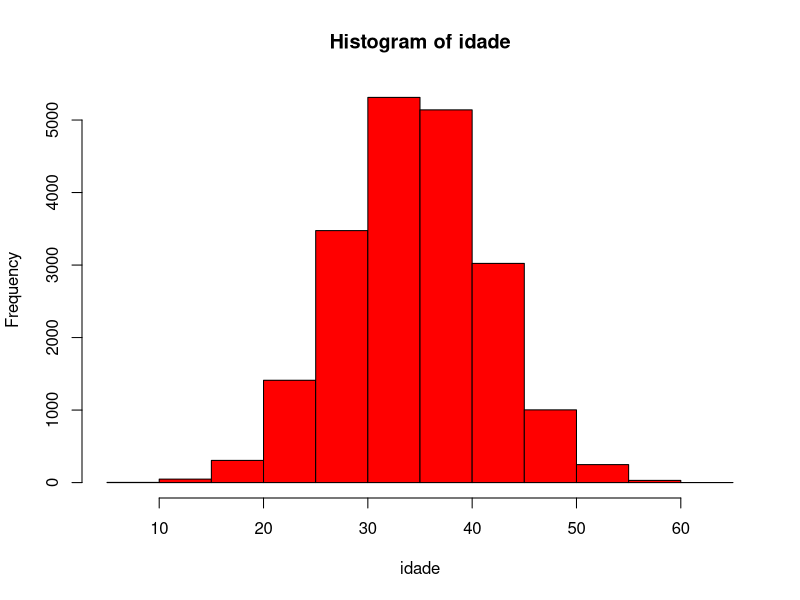
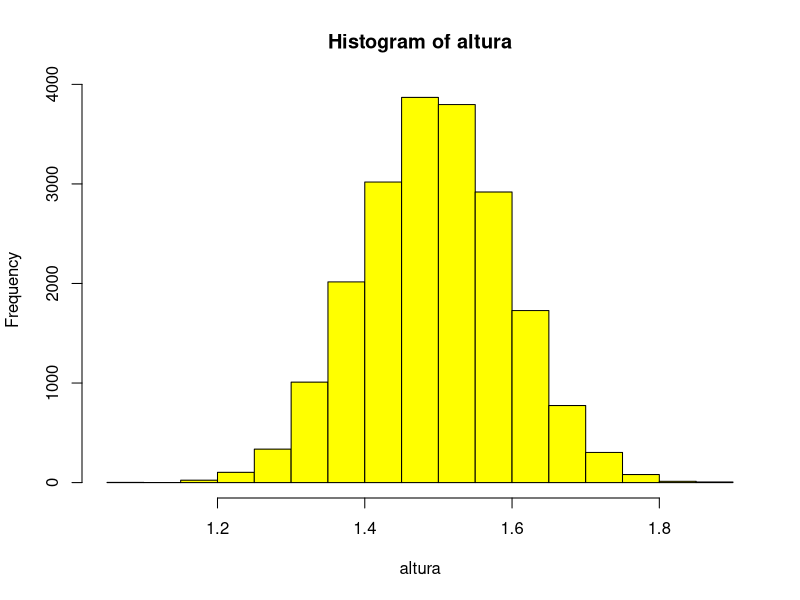
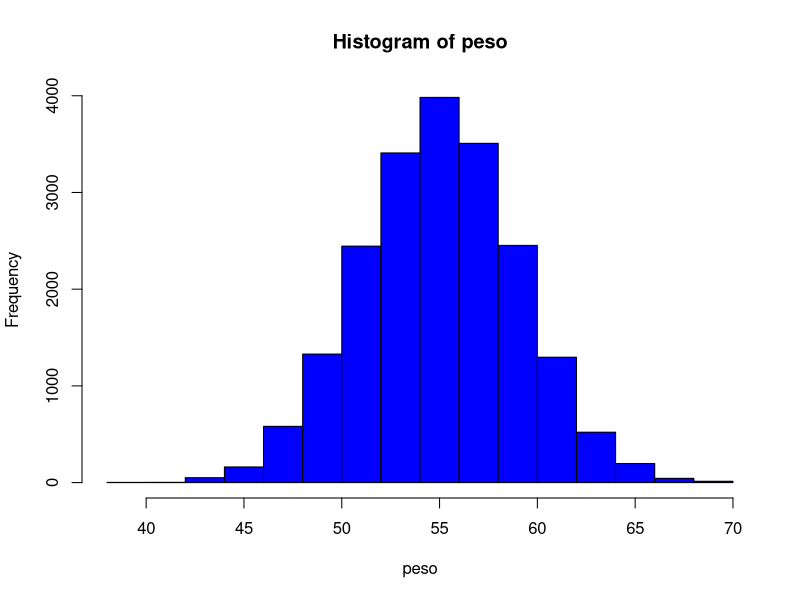
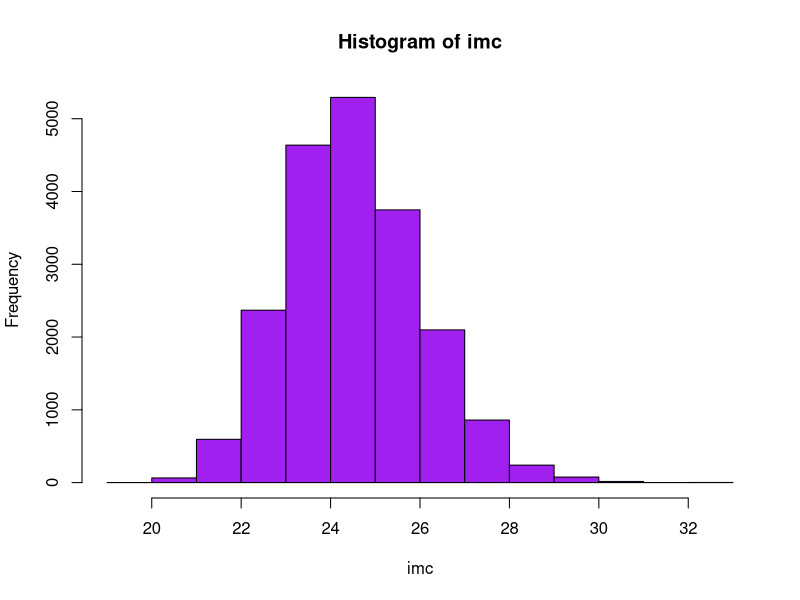
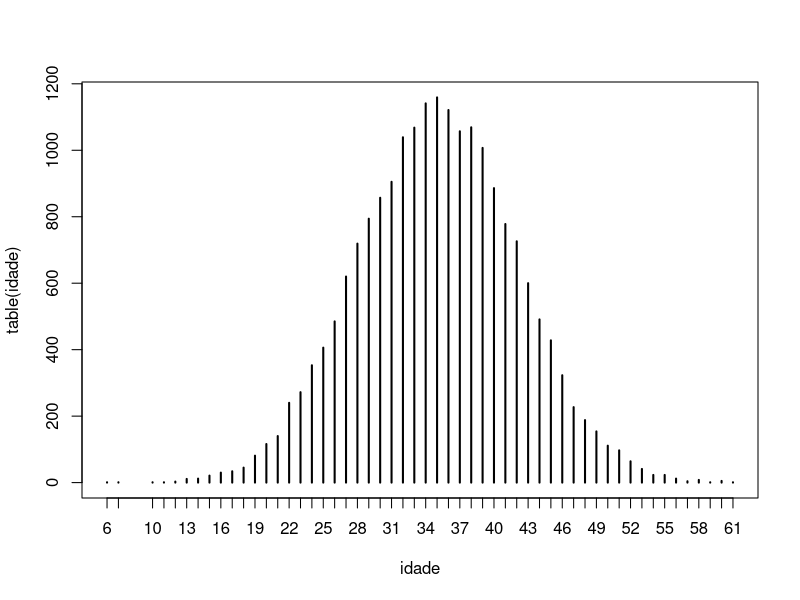
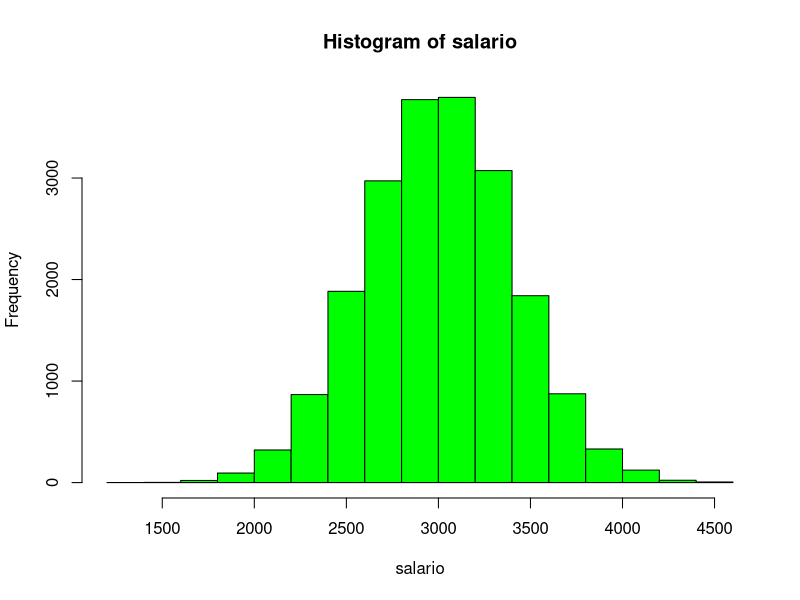

Write R code to recreate these figures, in order.
#Variavel de populacao e amostra
n = 20000
p = 200000
set.seed(1234)

#Criando a idade
idade <- abs(round(rnorm(n, 35, 7),0))
summary(idade)
idade
hist(idade, col = 'red')

#Criando a altura
set.seed(1234)
altura <- abs(round(rnorm(n, 1.50, 0.1), 2))
hist(altura, col = 'yellow')

#Criando o peso
set.seed(1234)
peso <- abs(round(rnorm(n, 55, 4), 2))
hist(peso, col = 'blue')

#Criando a imc
imc <- round(peso/altura^2, 2)
summary(imc)
hist(imc, col = 'purple')

table(idade)
idade
plot(table(idade))

#Criando o salario
salario <- abs(round(rnorm(n, 3000, 400), 2))
summary(salario)
hist(salario, col = 'green')

#Criando a qtdCarros
pop.carros <- rep(c(0,1,2,3), p)
pop.carros
carro <- sample(pop.carros, n)
table(carro)

#Criando a qtdfilhos
pop.filhos <- rep(c(0,1,2),p)
pop.filhos
filho <- sample(pop.filhos, n)
table(filho)


#Criando a escolaridade
pop.escolaridade <- rep(c(0, 1, 2, 3, 4, 5, 6), p)
escolaridade.temp <- sample(pop.escolaridade, n)
escolaridade <- factor(escolaridade.temp,
  levels = c(0, 1, 2, 3, 4, 5, 6),
  labels = c("Analfabeto", "1º Grau", "2º Grau", "3º Grau",
  "Mestrado", "Doutorado", "PósDoc"),
  ordered = TRUE)
  
escolaridade
table(escolaridade)
str(escolaridade)

#Criando é fumante?
set.seed(1234)
fumante.n <- rbinom(n, 1, .40)

fumante <- factor(fumante.n,
  levels = c(0, 1),
  labels = c("não", "sim"),
  ordered = TRUE)

fumante

table(fumante)
mean(fumante.n)

#Criando o genero
pop.sexo <- rep(c(1, 2), p)
sexo.temp <- sample(pop.sexo, n)

sexo <- factor(sexo.temp,
  levels = c(1, 2),
  labels = c("M", "F"),
  ordered = FALSE)

table(sexo)

#Criando a profissao
pop.profissao <- rep(0:2, p)
profissao.temp <- sample(pop.profissao, n)
profissao <- factor(profissao.temp,
  levels = c(0, 1, 2),
  labels = c("Humanas", "Exatas", "Biológicas"),
  ordered = FALSE)

summary(profissao)

#Criando o dataframe

df <- data.frame(id = 1:n,
altura,
peso,
imc,
sexo,
escolaridade,
profissao,
fumante,
fumante.n,
salario,
carro,
filho
)

str(df)
